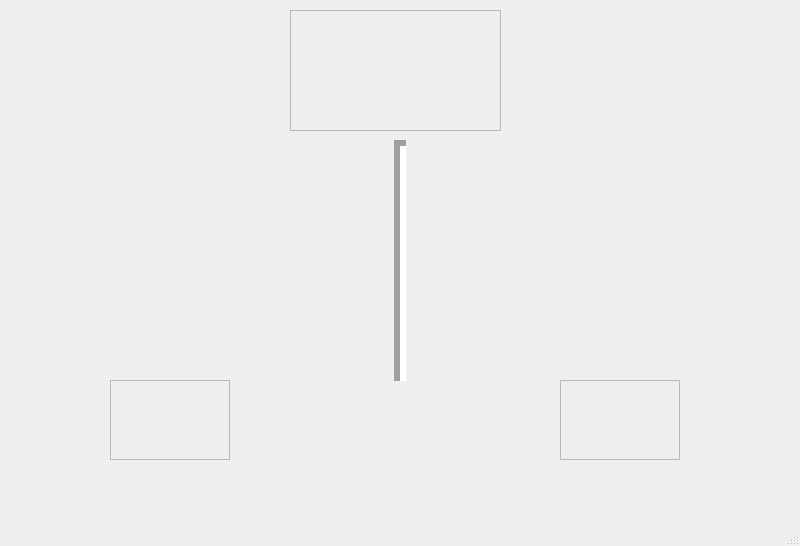
<?xml version="1.0" encoding="UTF-8"?>
<ui version="4.0">
 <class>Janela_Introducao</class>
 <widget class="QMainWindow" name="Janela_Introducao">
  <property name="enabled">
   <bool>true</bool>
  </property>
  <property name="geometry">
   <rect>
    <x>0</x>
    <y>0</y>
    <width>800</width>
    <height>546</height>
   </rect>
  </property>
  <property name="windowTitle">
   <string>Bem Vindo ao L'epeé</string>
  </property>
  <widget class="QWidget" name="centralwidget">
   <widget class="Line" name="line">
    <property name="geometry">
     <rect>
      <x>390</x>
      <y>140</y>
      <width>20</width>
      <height>241</height>
     </rect>
    </property>
    <property name="lineWidth">
     <number>6</number>
    </property>
    <property name="orientation">
     <enum>Qt::Vertical</enum>
    </property>
   </widget>
   <widget class="QScrollArea" name="introGif">
    <property name="geometry">
     <rect>
      <x>290</x>
      <y>10</y>
      <width>211</width>
      <height>121</height>
     </rect>
    </property>
    <property name="widgetResizable">
     <bool>true</bool>
    </property>
    <widget class="QWidget" name="scrollAreaWidgetContents_3">
     <property name="geometry">
      <rect>
       <x>0</x>
       <y>0</y>
       <width>209</width>
       <height>119</height>
      </rect>
     </property>
    </widget>
   </widget>
   <widget class="QWidget" name="alunoWidget" native="true">
    <property name="geometry">
     <rect>
      <x>50</x>
      <y>140</y>
      <width>251</width>
      <height>241</height>
     </rect>
    </property>
   </widget>
   <widget class="QWidget" name="profWidget" native="true">
    <property name="geometry">
     <rect>
      <x>490</x>
      <y>140</y>
      <width>251</width>
      <height>241</height>
     </rect>
    </property>
   </widget>
   <widget class="QScrollArea" name="scrollAreaAluno">
    <property name="geometry">
     <rect>
      <x>110</x>
      <y>380</y>
      <width>120</width>
      <height>80</height>
     </rect>
    </property>
    <property name="widgetResizable">
     <bool>true</bool>
    </property>
    <widget class="QWidget" name="scrollAreaWidgetContents_2">
     <property name="geometry">
      <rect>
       <x>0</x>
       <y>0</y>
       <width>118</width>
       <height>78</height>
      </rect>
     </property>
    </widget>
   </widget>
   <widget class="QScrollArea" name="scrollAreaProf">
    <property name="geometry">
     <rect>
      <x>560</x>
      <y>380</y>
      <width>120</width>
      <height>80</height>
     </rect>
    </property>
    <property name="widgetResizable">
     <bool>true</bool>
    </property>
    <widget class="QWidget" name="scrollAreaWidgetContents_4">
     <property name="geometry">
      <rect>
       <x>0</x>
       <y>0</y>
       <width>118</width>
       <height>78</height>
      </rect>
     </property>
    </widget>
   </widget>
  </widget>
  <widget class="QMenuBar" name="menubar">
   <property name="geometry">
    <rect>
     <x>0</x>
     <y>0</y>
     <width>800</width>
     <height>21</height>
    </rect>
   </property>
  </widget>
  <widget class="QStatusBar" name="statusbar"/>
 </widget>
 <resources/>
 <connections/>
</ui>
